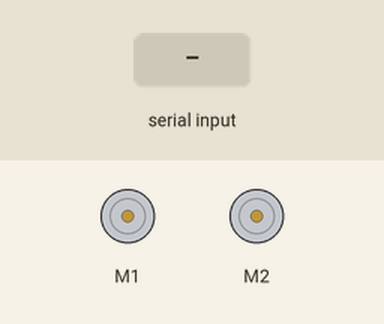
A sketch run on a simulated Arduino Uno, built with avr-gcc and run on an emulated ATmega328P. Shown: 2 × DC motor (green arrow = forward, orange = backward, longer = faster). The inputs (shaded band) are chosen by the test bench. What the sketch prints to the serial monitor is not drawn.

Above: at 1.2 s.
1.3 s: "W" received over the second serial link
At 2.1 s:
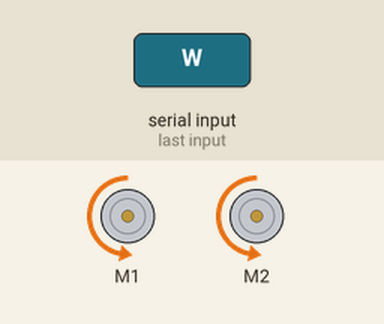
2.8 s: "S" received over the second serial link
At 3.2 s:
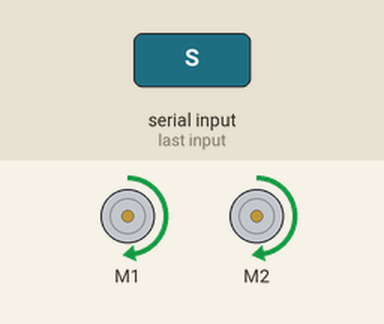
4.3 s: "E" received over the second serial link
At 5.5 s:
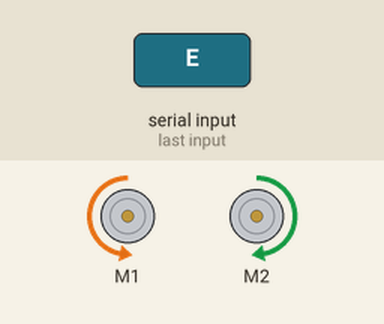
5.8 s: "X" received over the second serial link
At 6.7 s:
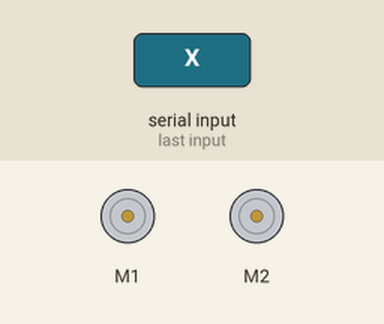
7.3 s: "D" received over the second serial link
At 7.8 s:
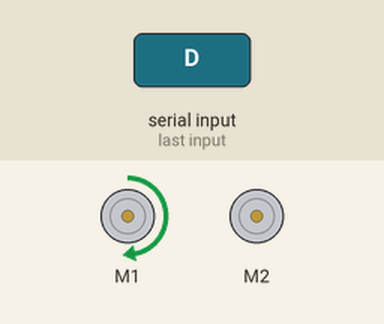
8.8 s: "Q" received over the second serial link
At 10.2 s:
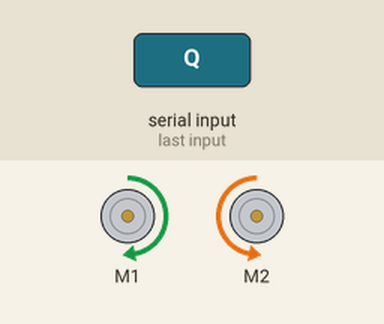
Timing chart, 0 to 11.3 s (numbered marks = the images above; inputs shaded):
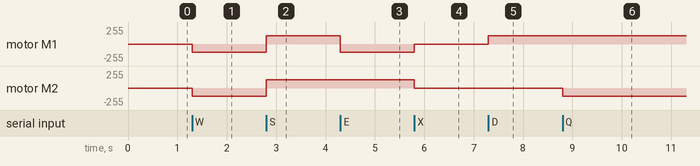

The sketch:

MotorControl.ino
```cpp
#include <SoftwareSerial.h>
#include <DRV8835MotorShield.h>

#define TRIG 3 //TRIG 핀 설정 (초음파 보내는 핀)
#define ECHO 2 //ECHO 핀 설정 (초음파 받는 핀)

// Pololu DRV8835 쉴드 객체 생성
DRV8835MotorShield motors;

int TxPin = A5;
int RxPin = A4;

SoftwareSerial bluetooth(TxPin, RxPin);

int Fspeed = 200;  // 왼쪽 모터 속도
int Rspeed = 200;  // 오른쪽 모터 속도

char receivedChar;
bool commandReceived = false;

void Total_Forward();
void Total_Backward();
void Front_Forward();
void Front_Backward();
void Rear_Forward();
void Rear_Backward();
void Stop();
void BTMod();

void Total_Forward() {
  motors.setM1Speed(-Fspeed);  // 앞쪽 모터 전진
  motors.setM2Speed(-Rspeed);  // 뒤쪽 모터 전진
}

void Total_Backward() {
  motors.setM1Speed(Fspeed); // 앞쪽 모터 후진
  motors.setM2Speed(Rspeed); // 뒤쪽 모터 후진
}

void Front_Forward() {
  motors.setM1Speed(-Fspeed);   // 앞쪽 모터 전진
//  motors.setM2Speed(Rspeed); // 오른쪽 모터 후진
}

void Front_Backward() {
  motors.setM1Speed(Fspeed); // 앞쪽 모터 후진
//  motors.setM2Speed(-Rspeed);  // 뒤쪽 모터 전진
}

void Rear_Forward() {
//  motors.setM1Speed(Fspeed);   // 앞쪽 모터 전진
  motors.setM2Speed(-Rspeed); // 뒤쪽 모터 전진
}

void Rear_Backward() {
//  motors.setM1Speed(-Fspeed); // 앞쪽 모터 후진
  motors.setM2Speed(Rspeed);  // 뒤쪽 모터 후진
}

void Stop() {
  motors.setM1Speed(0);       // 왼쪽 모터 정지
  motors.setM2Speed(0);       // 오른쪽 모터 정지
}

void BTMod() {

  if (bluetooth.available()) {
    receivedChar = bluetooth.read(); // 블루투스로부터 데이터 수신
    Serial.print(receivedChar);      // 시리얼 모니터에 수신된 데이터 출력
    Serial.print(commandReceived);
  }
    if (receivedChar == 'W') { // 전진
      Total_Forward();
    }
    else if (receivedChar == 'S') { // 후진
      Total_Backward();
    }
    else if (receivedChar == 'E') { // 전륜 전진
      Front_Forward();
    }
    else if (receivedChar == 'D') { // 전륜 후진
      Front_Backward();
    }
    else if (receivedChar == 'Q') { // 후륜구동
      Rear_Forward();
    }
    else if (receivedChar == 'A') { // 후륜구동
      Rear_Backward();
    }
    else if(receivedChar == 'X') { // 아무 키도 눌리지 않은 경우 정지
      Stop();
    }
}

void setup() {
  Serial.begin(9600);
  bluetooth.begin(9600);
  // motors.init();  // DRV8835 초기화

  pinMode(TRIG, OUTPUT);
  pinMode(ECHO, INPUT);
}

void loop() {
  BTMod(); // 블루투스 모드 실행

//  long duration, distance;
//
//  digitalWrite(TRIG, LOW);
//  delayMicroseconds(2);
//  digitalWrite(TRIG, HIGH);
//  delayMicroseconds(10);
//  digitalWrite(TRIG, LOW);
//
//  duration = pulseIn (ECHO, HIGH);

//  Serial.println(duration );
//  Serial.print("\nDIstance : ");
//  Serial.print(distance);
//  Serial.println(" Cm");
//  delay(500);
}
```

Measured:
- after the input at 1.3 s, motor M1, motor M2: stopped → backward 127/255 at once
- after the input at 2.8 s, motor M1, motor M2: backward 127/255 → forward 127/255 at once
- after the input at 4.3 s, motor M1: forward 127/255 → backward 127/255 at once
- after the input at 5.8 s, motor M1: backward 127/255 → stopped at once; motor M2: forward 127/255 → stopped at once
- after the input at 7.3 s, motor M1: stopped → forward 127/255 at once
- after the input at 8.8 s, motor M2: stopped → backward 127/255 at once
